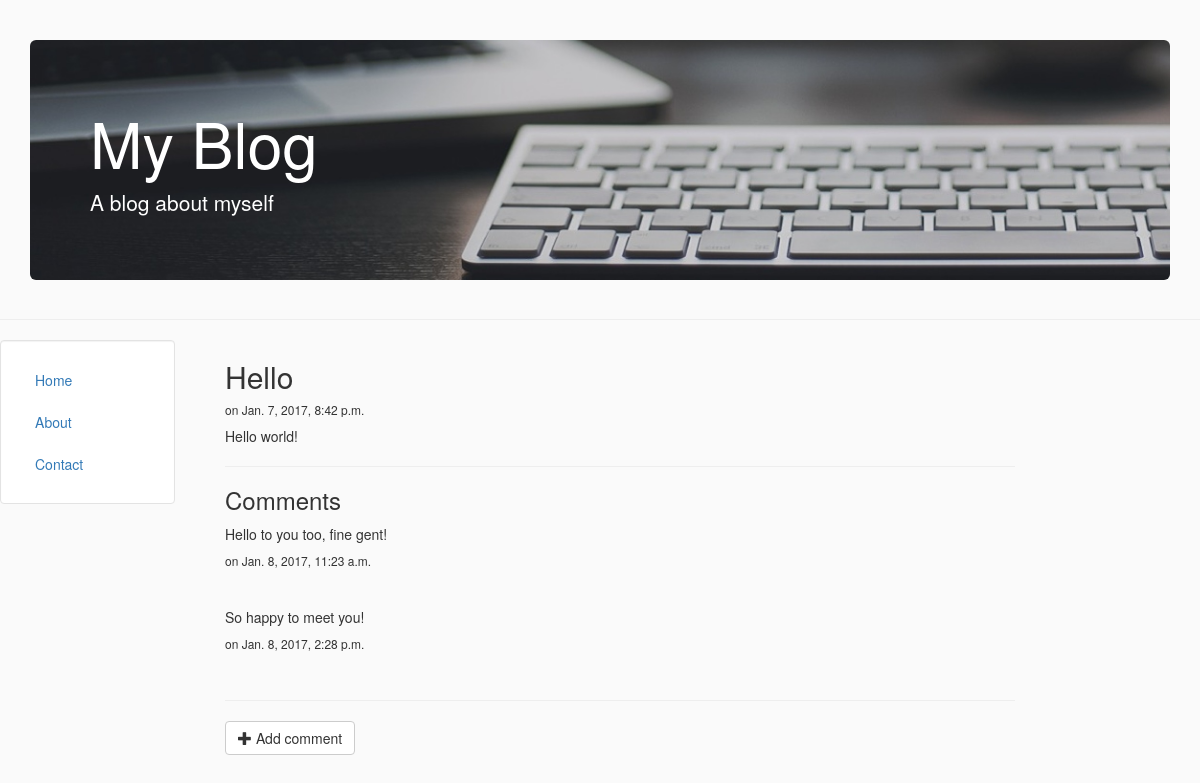
The page /1 on the database its author committed.
### blog/models.py (models this page shows, shortened)
class Post(models.Model):
    title = models.CharField(max_length=200)
    body = models.TextField()
    date = models.DateTimeField(default=timezone.now, blank=True)
    class Meta:
        verbose_name = "Blog Post"
        verbose_name_plural = "Blog Posts"
        ordering = ["-date"]

class Comment(models.Model):
    post = models.ForeignKey('blog.Post', related_name='comments')
    text = models.TextField()
    date = models.DateTimeField(default=timezone.now, blank=True)

### blog/templates/blog/post.html
{% extends "blog/home.html" %}
{% block content %}
  <h2>{{post.title}}</h2>
  <h6>on {{post.date}}</h6>
  <p>{{post.body|safe|linebreaks}}</p>
  <hr>
  <h3>Comments</h3>
  {% for comment in post.comments.all %}
    <p>{{ comment.text|linebreaks }}</p>
    <h6>on {{comment.date}}</h6>
    <br>
  {% empty %}
    <p>No comments here yet.</p>
  {% endfor %}
  <hr>
  <a class="btn btn-default" href="{% url 'add_comment_to_post' pk=post.pk %}">
    <span class="glyphicon glyphicon-plus" aria-hidden="true"></span> Add comment
  </a>
{% endblock %}

### rows shown on the page
Post: title "Hello", date "Jan. 7, 2017, 8:42 p.m.", body "Hello world!"
Comment: text "Hello to you too, fine gent!", date "Jan. 8, 2017, 11:23 a.m."
Comment: text "So happy to meet you!", date "Jan. 8, 2017, 2:28 p.m."
